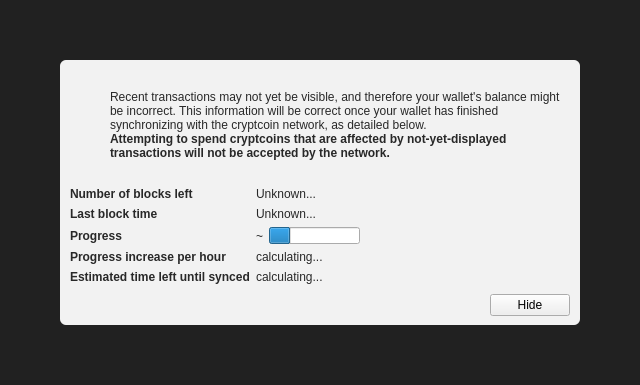
<?xml version="1.0" encoding="UTF-8"?>
<ui version="4.0">
 <class>ModalOverlay</class>
 <widget class="ModalOverlay" name="ModalOverlay">
  <property name="geometry">
   <rect>
    <x>0</x>
    <y>0</y>
    <width>640</width>
    <height>385</height>
   </rect>
  </property>
  <property name="windowTitle">
   <string>Form</string>
  </property>
  <layout class="QVBoxLayout" name="verticalLayout" stretch="0">
   <property name="sizeConstraint">
    <enum>QLayout::SetDefaultConstraint</enum>
   </property>
   <property name="leftMargin">
    <number>0</number>
   </property>
   <property name="topMargin">
    <number>0</number>
   </property>
   <property name="rightMargin">
    <number>0</number>
   </property>
   <property name="bottomMargin">
    <number>0</number>
   </property>
   <item>
    <widget class="QWidget" name="bgWidget" native="true">
     <property name="styleSheet">
      <string notr="true">#bgWidget { background: rgba(0,0,0,220); }</string>
     </property>
     <layout class="QVBoxLayout" name="verticalLayoutMain" stretch="1">
      <property name="leftMargin">
       <number>60</number>
      </property>
      <property name="topMargin">
       <number>60</number>
      </property>
      <property name="rightMargin">
       <number>60</number>
      </property>
      <property name="bottomMargin">
       <number>60</number>
      </property>
      <item>
       <widget class="QWidget" name="contentWidget" native="true">
        <property name="styleSheet">
         <string notr="true">#contentWidget { background: rgba(255,255,255,240); border-radius: 6px; }

QLabel { color: rgb(40,40,40);  }</string>
        </property>
        <layout class="QVBoxLayout" name="verticalLayoutSub" stretch="1,0,0,0">
         <property name="spacing">
          <number>0</number>
         </property>
         <property name="leftMargin">
          <number>10</number>
         </property>
         <property name="topMargin">
          <number>10</number>
         </property>
         <property name="rightMargin">
          <number>10</number>
         </property>
         <property name="bottomMargin">
          <number>10</number>
         </property>
         <item>
          <layout class="QHBoxLayout" name="horizontalLayoutIconText" stretch="0,1">
           <property name="topMargin">
            <number>20</number>
           </property>
           <item>
            <layout class="QVBoxLayout" name="verticalLayoutIcon">
             <property name="leftMargin">
              <number>0</number>
             </property>
             <item>
              <widget class="QPushButton" name="warningIcon">
               <property name="enabled">
                <bool>false</bool>
               </property>
               <property name="text">
                <string/>
               </property>
               <property name="icon">
                <iconset>
                 <normaloff>:/icons/warning</normaloff>
                 <disabledoff>:/icons/warning</disabledoff>:/icons/warning</iconset>
               </property>
               <property name="iconSize">
                <size>
                 <width>48</width>
                 <height>48</height>
                </size>
               </property>
               <property name="flat">
                <bool>true</bool>
               </property>
              </widget>
             </item>
             <item>
              <spacer name="verticalSpacerWarningIcon">
               <property name="orientation">
                <enum>Qt::Vertical</enum>
               </property>
               <property name="sizeHint" stdset="0">
                <size>
                 <width>20</width>
                 <height>40</height>
                </size>
               </property>
              </spacer>
             </item>
            </layout>
           </item>
           <item>
            <layout class="QVBoxLayout" name="verticalLayoutInfoText">
             <property name="leftMargin">
              <number>0</number>
             </property>
             <property name="topMargin">
              <number>0</number>
             </property>
             <item>
              <widget class="QLabel" name="infoText">
               <property name="text">
                <string>Recent transactions may not yet be visible, and therefore your wallet's balance might be incorrect. This information will be correct once your wallet has finished synchronizing with the cryptcoin network, as detailed below.</string>
               </property>
               <property name="textFormat">
                <enum>Qt::RichText</enum>
               </property>
               <property name="wordWrap">
                <bool>true</bool>
               </property>
              </widget>
             </item>
             <item>
              <widget class="QLabel" name="infoTextStrong">
               <property name="font">
                <font>
                 <weight>75</weight>
                 <bold>true</bold>
                </font>
               </property>
               <property name="text">
                <string>Attempting to spend cryptcoins that are affected by not-yet-displayed transactions will not be accepted by the network.</string>
               </property>
               <property name="textFormat">
                <enum>Qt::RichText</enum>
               </property>
               <property name="wordWrap">
                <bool>true</bool>
               </property>
              </widget>
             </item>
             <item>
              <spacer name="verticalSpacerInTextSpace">
               <property name="orientation">
                <enum>Qt::Vertical</enum>
               </property>
               <property name="sizeHint" stdset="0">
                <size>
                 <width>20</width>
                 <height>40</height>
                </size>
               </property>
              </spacer>
             </item>
            </layout>
           </item>
          </layout>
         </item>
         <item>
          <spacer name="verticalSpacerAfterText">
           <property name="orientation">
            <enum>Qt::Vertical</enum>
           </property>
           <property name="sizeHint" stdset="0">
            <size>
             <width>20</width>
             <height>40</height>
            </size>
           </property>
          </spacer>
         </item>
         <item>
          <layout class="QFormLayout" name="formLayout">
           <property name="fieldGrowthPolicy">
            <enum>QFormLayout::FieldsStayAtSizeHint</enum>
           </property>
           <property name="horizontalSpacing">
            <number>6</number>
           </property>
           <property name="verticalSpacing">
            <number>6</number>
           </property>
           <property name="topMargin">
            <number>10</number>
           </property>
           <item row="0" column="0">
            <widget class="QLabel" name="labelNumberOfBlocksLeft">
             <property name="font">
              <font>
               <weight>75</weight>
               <bold>true</bold>
              </font>
             </property>
             <property name="text">
              <string>Number of blocks left</string>
             </property>
            </widget>
           </item>
           <item row="0" column="1">
            <widget class="QLabel" name="numberOfBlocksLeft">
             <property name="text">
              <string>Unknown...</string>
             </property>
            </widget>
           </item>
           <item row="1" column="0">
            <widget class="QLabel" name="labelLastBlockTime">
             <property name="font">
              <font>
               <weight>75</weight>
               <bold>true</bold>
              </font>
             </property>
             <property name="text">
              <string>Last block time</string>
             </property>
            </widget>
           </item>
           <item row="1" column="1">
            <widget class="QLabel" name="newestBlockDate">
             <property name="sizePolicy">
              <sizepolicy hsizetype="Maximum" vsizetype="Preferred">
               <horstretch>0</horstretch>
               <verstretch>0</verstretch>
              </sizepolicy>
             </property>
             <property name="text">
              <string>Unknown...</string>
             </property>
            </widget>
           </item>
           <item row="2" column="0">
            <widget class="QLabel" name="labelSyncDone">
             <property name="font">
              <font>
               <weight>75</weight>
               <bold>true</bold>
              </font>
             </property>
             <property name="text">
              <string>Progress</string>
             </property>
            </widget>
           </item>
           <item row="2" column="1">
            <layout class="QHBoxLayout" name="horizontalLayoutSync" stretch="0,1">
             <item>
              <widget class="QLabel" name="percentageProgress">
               <property name="text">
                <string notr="true">~</string>
               </property>
              </widget>
             </item>
             <item>
              <widget class="QProgressBar" name="progressBar">
               <property name="value">
                <number>24</number>
               </property>
               <property name="format">
                <string/>
               </property>
              </widget>
             </item>
            </layout>
           </item>
           <item row="4" column="0">
            <widget class="QLabel" name="labelProgressIncrease">
             <property name="font">
              <font>
               <weight>75</weight>
               <bold>true</bold>
              </font>
             </property>
             <property name="text">
              <string>Progress increase per hour</string>
             </property>
            </widget>
           </item>
           <item row="4" column="1">
            <widget class="QLabel" name="progressIncreasePerH">
             <property name="text">
              <string>calculating...</string>
             </property>
            </widget>
           </item>
           <item row="5" column="0">
            <widget class="QLabel" name="labelEstimatedTimeLeft">
             <property name="font">
              <font>
               <weight>75</weight>
               <bold>true</bold>
              </font>
             </property>
             <property name="text">
              <string>Estimated time left until synced</string>
             </property>
            </widget>
           </item>
           <item row="5" column="1">
            <widget class="QLabel" name="expectedTimeLeft">
             <property name="text">
              <string>calculating...</string>
             </property>
            </widget>
           </item>
          </layout>
         </item>
         <item>
          <layout class="QHBoxLayout" name="horizontalLayoutButtons">
           <property name="leftMargin">
            <number>10</number>
           </property>
           <property name="topMargin">
            <number>10</number>
           </property>
           <item>
            <spacer name="horizontalSpacer">
             <property name="orientation">
              <enum>Qt::Horizontal</enum>
             </property>
             <property name="sizeHint" stdset="0">
              <size>
               <width>40</width>
               <height>20</height>
              </size>
             </property>
            </spacer>
           </item>
           <item>
            <widget class="QPushButton" name="closeButton">
             <property name="text">
              <string>Hide</string>
             </property>
            </widget>
           </item>
          </layout>
         </item>
        </layout>
       </widget>
      </item>
     </layout>
    </widget>
   </item>
  </layout>
 </widget>
 <customwidgets>
  <customwidget>
   <class>ModalOverlay</class>
   <extends>QWidget</extends>
   <header>modaloverlay.h</header>
   <container>1</container>
  </customwidget>
 </customwidgets>
 <resources/>
 <connections/>
</ui>
